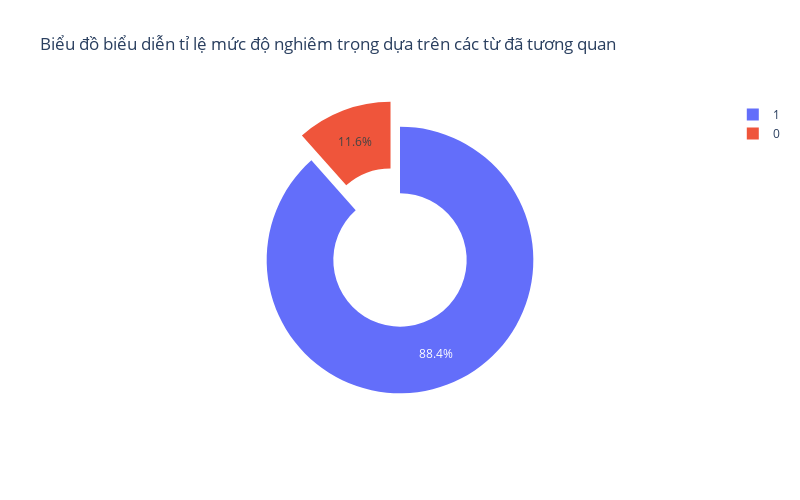

The code cell stored with this chart in its notebook:
### Markdown cell above
`Donut chart` phù hợp để thể hiện tỉ lệ số lượng tweet 0 và 1 dựa trên các `keyword` đã tìm được.

### Code cell
target=[1,0]
count=[t1,t0]

pie_chart=go.Pie(labels=target,values=count,hole=0.5,pull=[0, .2])

my_layout=go.Layout(title='Biểu đồ biểu diễn tỉ lệ mức độ nghiêm trọng dựa trên các từ đã tương quan',
                    height=500,width=800)
iplot({'data':pie_chart,'layout':my_layout})

### Figure 1 — Plotly figure (JSON) as saved in the notebook; plotly's stock layout.template omitted (floating-point values rounded to 4 significant figures)
{"data": [{"hole": 0.5, "labels": [1, 0], "pull": [0, 0.2], "type": "pie", "values": [451, 59]}], "layout": {"height": 500, "title": {"text": "Biểu đồ biểu diễn tỉ lệ mức độ nghiêm trọng dựa trên các từ đã tương quan"}, "width": 800}}
